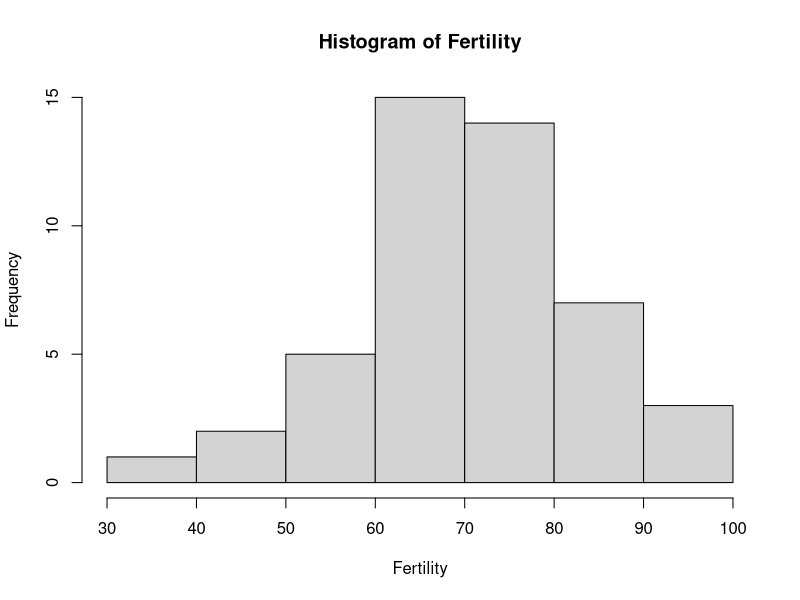
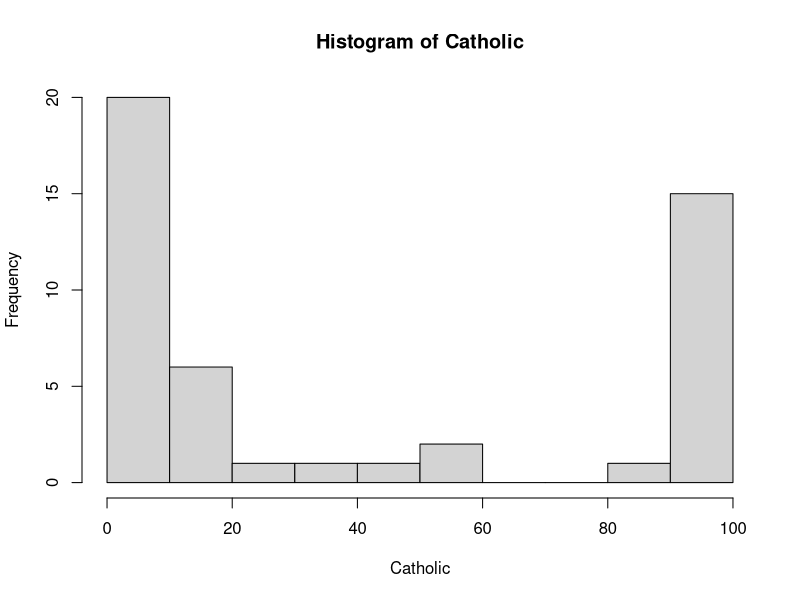

Write R code to recreate these figures, in order.
## ---- chunk 1
data("swiss")
## ---- chunk 2
str(swiss)
attach(swiss) # this makes the variables inside swiss directly accessible
## ---- chunk 3
hist(Fertility)
## ---- chunk 4
hist(Catholic)
## ---- chunk 5
Catholic_D <- ifelse(Catholic >= 50, 1, 0)
table(Catholic_D)
## ---- chunk 6
linear_model <- function (y, X, intercept=TRUE) {
  if (intercept) X <- cbind(X, 1)
  solve(t(X)%*%X) %*% t(X)%*%y # solve for beta
}
## ---- chunk 7
linear_model(y = Fertility, X = Catholic_D, intercept = TRUE)
